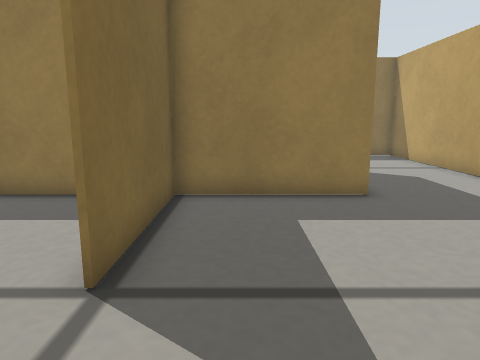
view 1 (above)

24 first-person views from a walk through a Gazebo world. The camera is 0.19 m above the floor, tilts 10° down and sees 70° across. The floor is counted in squares, 0.1 m on a side. Each view is taken from the middle of a square. On the plan, view 1 faces up. The plan holds only what a view shows up to about 18 squares ahead; the rest is blank.

view 2
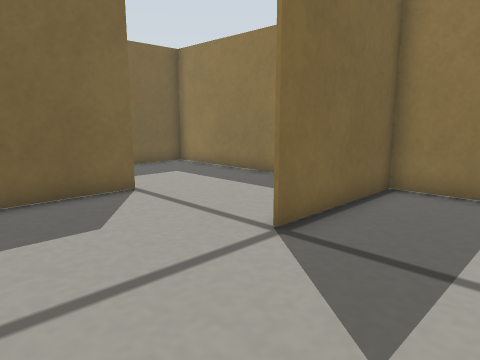

view 3
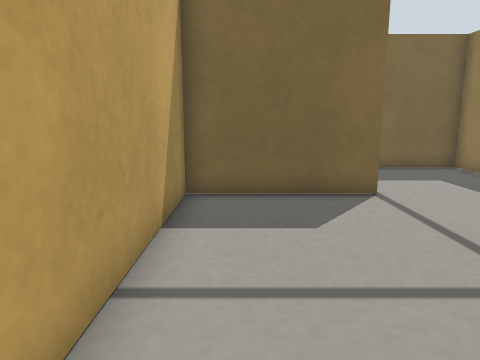

view 4
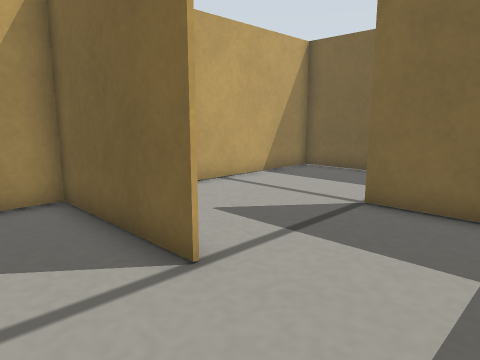

view 5
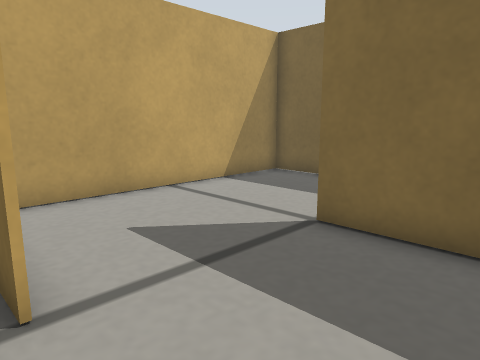

view 6
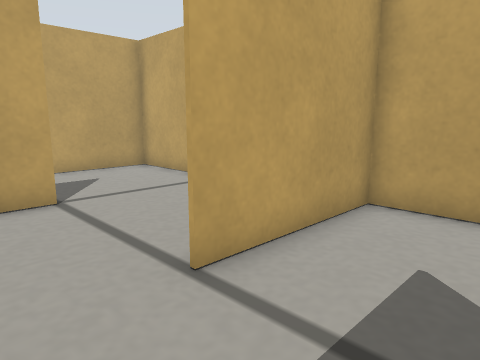

view 7
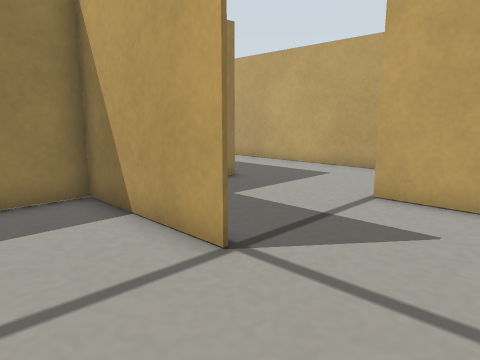

view 8
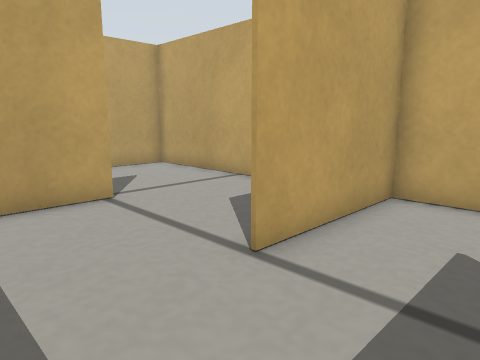

view 9
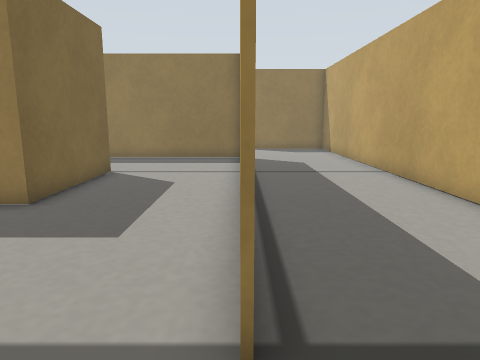

view 10
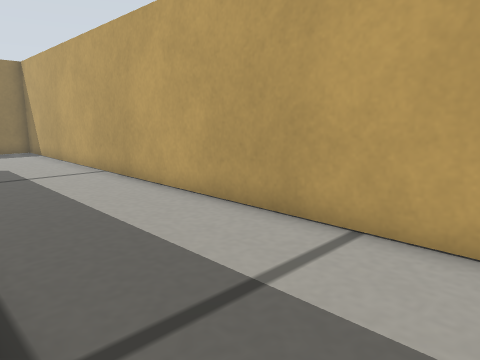

view 11
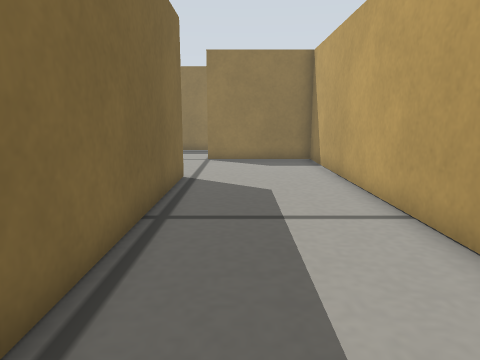

view 12
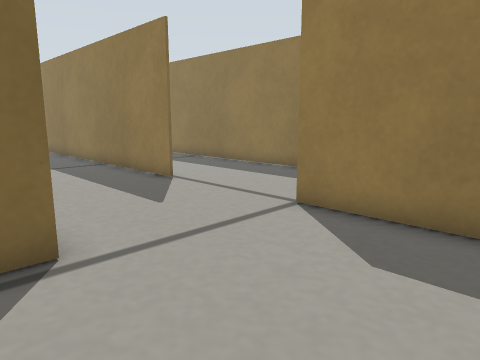

view 13
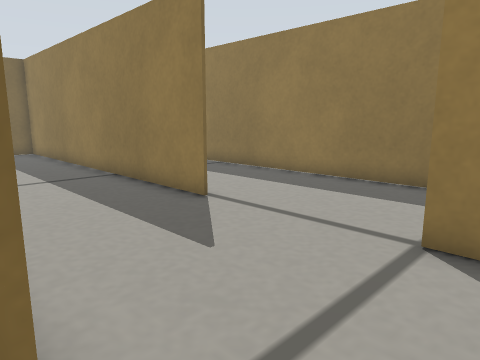

view 14
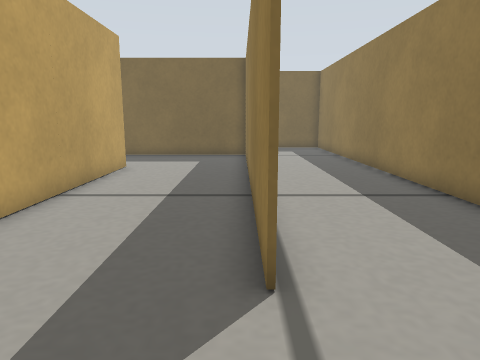

view 15
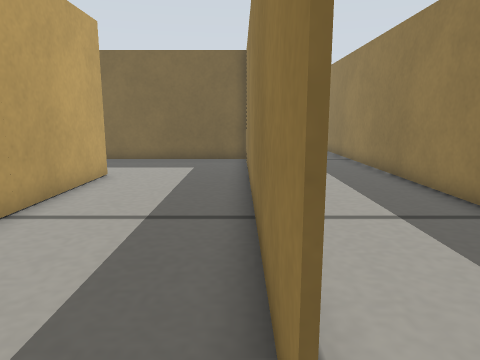

view 16
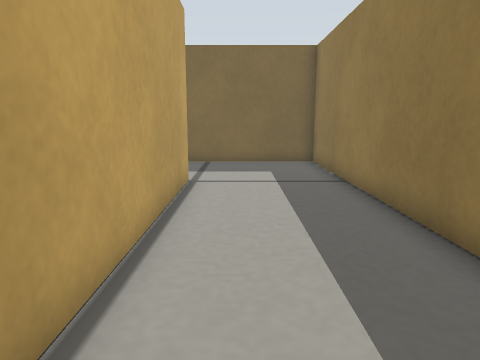

view 17
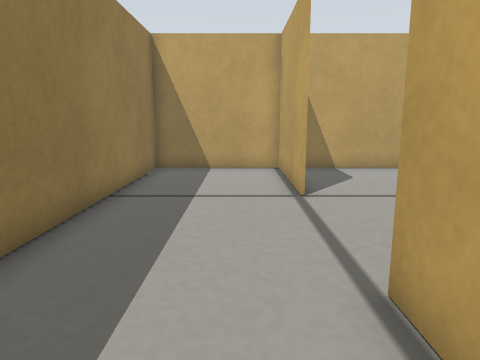

view 18
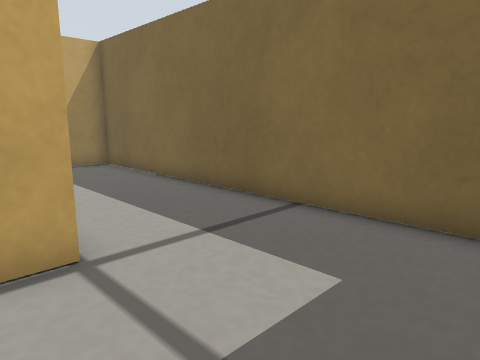

view 19
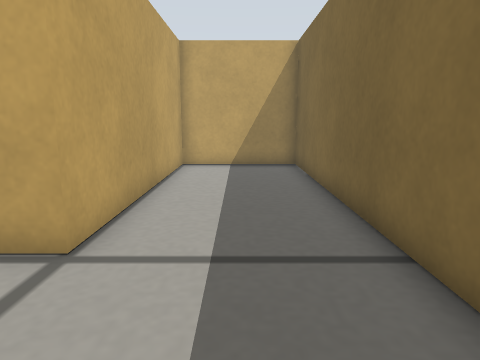

view 20
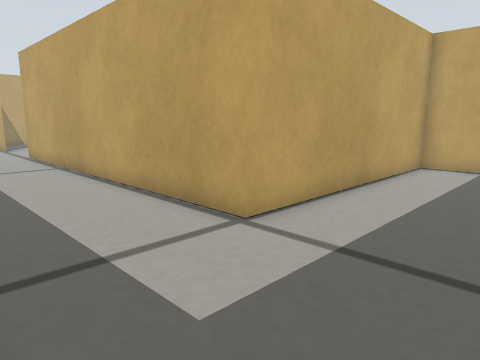

view 21
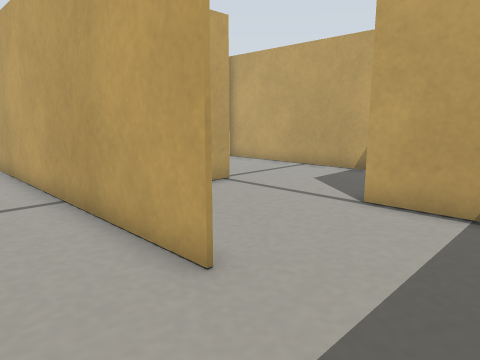

view 22
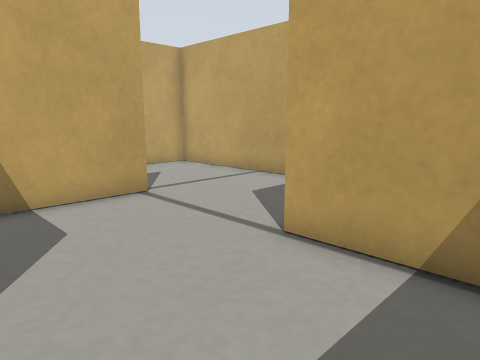

view 23
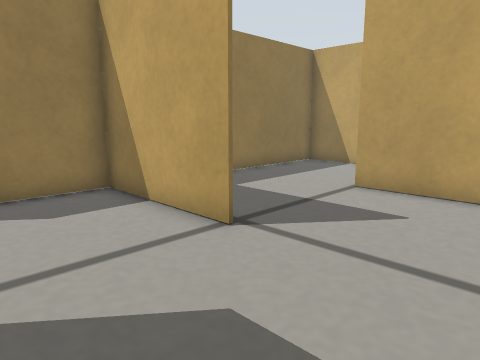

view 24
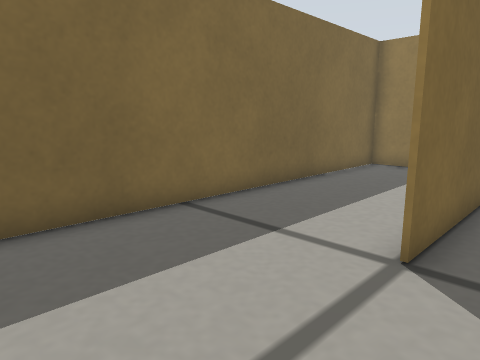

### Floor plan
Ten units are one square. View 1 is at (0, 0); x grows to the right and y downward. Boxes are objects, and circles mark ways between rooms. Rooms are numbered by the first view taken in them; rooms with no view inside come last. Other rooms are left out.
<svg viewBox="-169 -288 309 308">
<path fill="none" stroke="#000" d="M-25 14 32 14 32 -36M-17 -86 -17 -35M33 -85 -20 -85M-66 -36 -66 15M-19 -35 -19 -85M-70 14 -25 14M-20 -85 -66 -85M-114 14 -70 14M-67 15 -67 -36M-66 -85 -115 -85 -115 -35M33 -135 33 -85M81 -185 81 -95M80 -34 80 -183 24 -183M26 -184 51 -184M78 14 134 14 134 -231M135 -233 84 -233M35 -233 25 -233M84 -234 134 -234M-164 -135 -116 -135 -116 -234 35 -234M134 -231 134 -283 -164 -283 -164 -131M-19 -134 -19 -183 -45 -183M-69 -184 26 -184M-94 -135 -65 -135M24 -183 14 -183M-44 -86 32 -86 32 -135M25 -233 -115 -233 -115 -165M-147 -134 -164 -134M-164 -131 -164 14 -114 14"/>
<circle cx="-20" cy="-10" r="3" fill="#2a7"/>
<circle cx="30" cy="-55" r="3" fill="#2a7"/>
<circle cx="-70" cy="-55" r="3" fill="#2a7"/>
<circle cx="-110" cy="-10" r="3" fill="#2a7"/>
<circle cx="60" cy="-230" r="3" fill="#2a7"/>
<circle cx="30" cy="-180" r="3" fill="#2a7"/>
<text x="0" y="-30">1</text>
<text x="-50" y="-30">2</text>
<text x="-90" y="-30">3</text>
<text x="90" y="-110">4</text>
<text x="-50" y="-240">5</text>
<text x="-40" y="-160">6</text>
<text x="-130" y="-60">7</text>
</svg>
Room 1 opens to room 2. Room 1 opens to room 4. Room 2 opens to room 3. Room 3 opens to room 7. Room 4 opens to room 5. Room 4 opens to room 6.

Where each view was taken, in squares from view 1:
view 1: 0 up, 0 right, facing up
view 2: 1 down, 2 right, facing up-left
view 3: 0 up, 2 right, facing left
view 4: 7 up, 4 left, facing down-left
view 5: 7 up, 6 left, facing down-left
view 6: 6 up, 10 left, facing down-right
view 7: 0 up, 5 left, facing up-right
view 8: 7 up, 0 right, facing down-right
view 9: 1 up, 8 right, facing up
view 10: 1 up, 8 right, facing up-right
view 11: 7 up, 10 right, facing up
view 12: 17 up, 13 right, facing up-left
view 13: 18 up, 10 right, facing up-left
view 14: 23 up, 7 right, facing left
view 15: 23 up, 5 right, facing left
view 16: 25 up, 1 left, facing left
view 17: 25 up, 0 right, facing right
view 18: 28 up, 10 left, facing down-left
view 19: 28 up, 14 left, facing down
view 20: 28 up, 16 left, facing down-right
view 21: 21 up, 10 left, facing down-right
view 22: 18 up, 10 left, facing down-right
view 23: 9 up, 6 left, facing up-right
view 24: 1 down, 10 left, facing up-left
